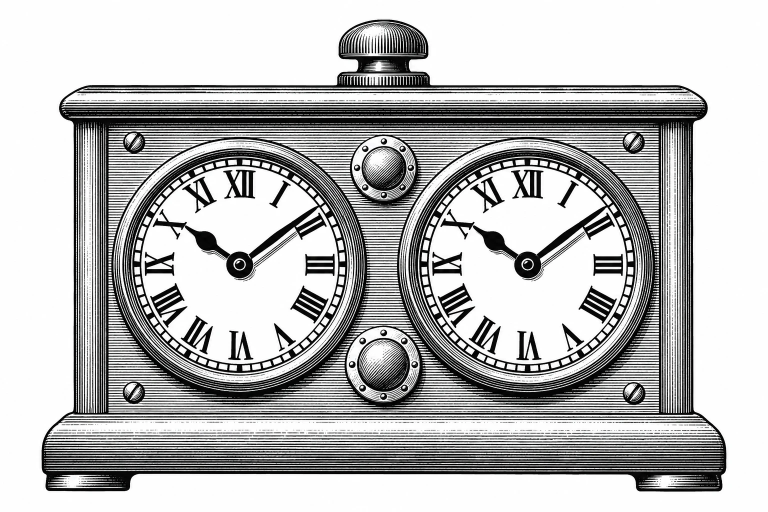
#> input picture assets/atrio/ratio/relogio-gravura-fonte.webp, 1536 x 1024 px, given in place of relogio-corpo.webp, which was not available (shown at 1/2 size)
$ python buril.py . relogio-gravura-fonte.webp
#> lines starting #> are read from the running program, lines starting #| are printed output that depends on the picture; after the words box and inside, x2 and y2 are one past the last pixel; in counts of white or black regions, pixels touching at a corner belong together
"""Relógio do RATIO: mesma gravura, buril mais pesado.

Não redesenha o relógio: engrossa as linhas que já existem (dilatação da
tinta), com mais peso onde a luz não chega (base, lado direito, metade de
baixo dos aros). Passo e fase das linhas ficam intactos, sem moiré.

Uso: python3 buril.py <dir_fonte> <dir_saida>

A fonte são as versões leves de relogio-corpo.webp e relogio-botao.webp,
anteriores a 28/11/2026 (no git, commit c3a0abf). Não rodar sobre a saída:
o buril engrossaria duas vezes.
"""
import sys
import numpy as np
from PIL import Image
from scipy import ndimage as ndi

SRC, OUT = sys.argv[1], sys.argv[2]
INK = np.array([44, 44, 44], float)
PAPER = np.array([252, 252, 252], float)


def disk(r):
    y, x = np.mgrid[-r:r + 1, -r:r + 1]
    return (x * x + y * y) <= r * r + .5


def burin(ink, mass):
    """ink: 0..1 (1 = tinta). mass: 0..1, quanto engrossar.
    0 -> traço original; .5 -> +1 px; 1 -> +2 px de cada lado."""
    d1 = ndi.grey_dilation(ink, footprint=disk(1))
    d2 = ndi.grey_dilation(ink, footprint=disk(2))
    m = np.clip(mass, 0, 1)
    a = np.clip(m * 2, 0, 1)
    b = np.clip(m * 2 - 1, 0, 1)
    out = ink + (d1 - ink) * a
    out = out + (d2 - out) * b
    return out


def to_rgba(ink, alpha):
    rgb = PAPER[None, None] * (1 - ink[..., None]) + INK[None, None] * ink[..., None]
    return Image.fromarray(np.dstack([rgb, alpha * 255]).round().astype(np.uint8), "RGBA")


def load(path):
#> called with path = './relogio-corpo.webp'
    a = np.array(Image.open(path).convert("RGBA")).astype(float)
    alpha = a[..., 3] / 255
#> alpha: shape (1024, 1536) float64; every value is 1
    lum = a[..., :3].mean(-1) / 255
    ink = np.clip((1 - lum) * 1.06, 0, 1) * (alpha > 0)
    return ink, alpha


# ---------- corpo ----------
ink, alpha = load(f"{SRC}/relogio-corpo.webp")
H, W = ink.shape
#> H = 1024; W = 1536
y, x = np.mgrid[0:H, 0:W].astype(float)

# luz do alto à esquerda: mais tinta embaixo e à direita
mass = .34 + .30 * (y - 127) / (H - 127) + .12 * (x / W)

for cx in (399.0, 975.0):
    r = np.hypot(x - cx, y - 514.0)
    ang = np.arctan2(y - 514.0, x - cx)          # 0 à direita, +pi/2 embaixo
    lado = .5 + .5 * np.sin(ang + np.pi / 4)     # 1 no canto inferior direito
    # mostrador e trilho de minutos: intactos (o texto do visor fica limpo)
    mass[r < 214] = 0
    # aro: volume pela luz
    aro = (r >= 214) & (r < 262)
    mass[aro] = (.18 + .62 * lado)[aro]
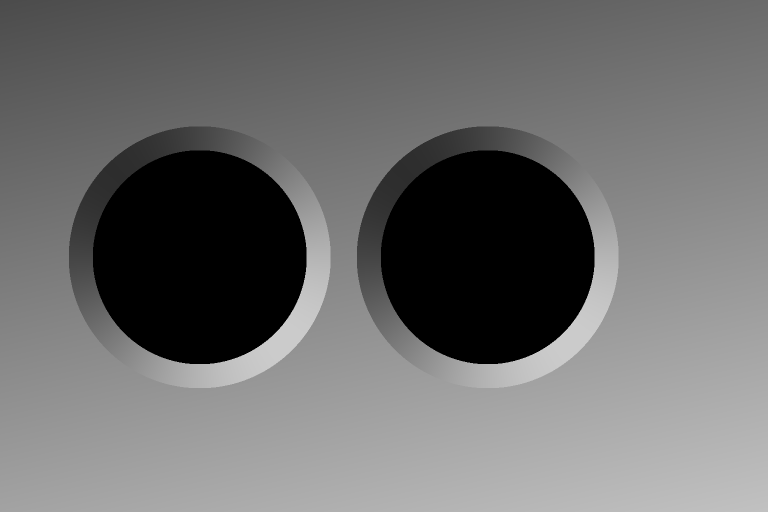
#> mass: shape (1024, 1536) float64 (shown at 1/2 size); min 0, max 0.8, mean 0.43

# botões de rebite ao centro e parafusos: preservam o desenho fino
for cx, cy, rr in ((688, 320, 70), (688, 708, 74)):
    r = np.hypot(x - cx, y - cy)
    mass[r < rr] *= .45
for cx, cy in ((188, 268), (1188, 268), (188, 770), (1188, 770)):
    mass[np.hypot(x - cx, y - cy) < 26] = .1

mass = ndi.gaussian_filter(mass, 3)
heavy = burin(ink, mass)

# massa: um véu de linhas finas sobre a base e as laterais, no passo da
# gravura (5,4 px), para o corpo pesar sem virar chapa
plinto = (y > 800) & (alpha > .5)
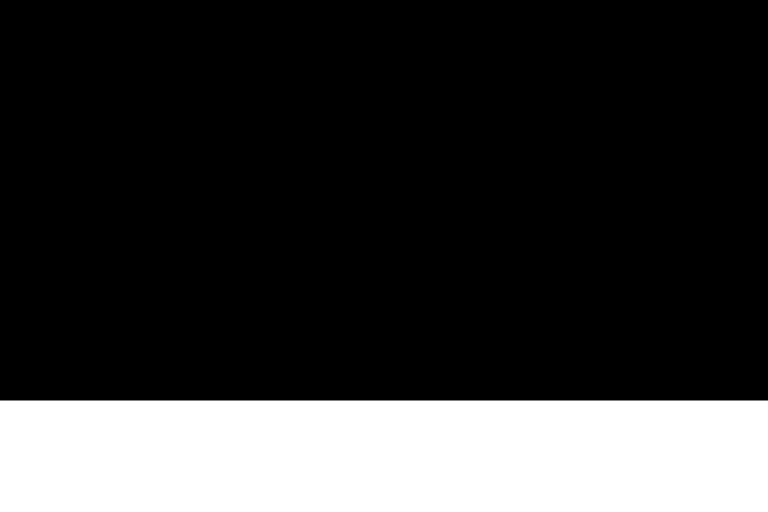
#> plinto: shape (1024, 1536) bool (shown at 1/2 size); 21.8% white; 1 white region, box (x1, y1, x2, y2) and area: (0, 801, 1536, 1024) 342528
veu = np.zeros_like(ink)
fase = (y % 5.4) / 5.4
veu[plinto] = (np.abs(fase - .5) < .16)[plinto] * .55 * np.clip((y[plinto] - 800) / 170, 0, 1)
heavy = np.maximum(heavy, veu)

to_rgba(np.clip(heavy, 0, 1), alpha).save(f"{OUT}/relogio-corpo.webp", "WEBP", quality=88, method=6)

# ---------- botão ----------
ink, alpha = load(f"{SRC}/relogio-botao.webp")
h, w = ink.shape
#> h = 1024; w = 1536
y, x = np.mgrid[0:h, 0:w].astype(float)
mass = .30 + .35 * (x / w) + .2 * (y / h)
heavy = burin(ink, ndi.gaussian_filter(mass, 2))
#> in burin (call 2), `m = np.clip(mass, 0, 1)`:
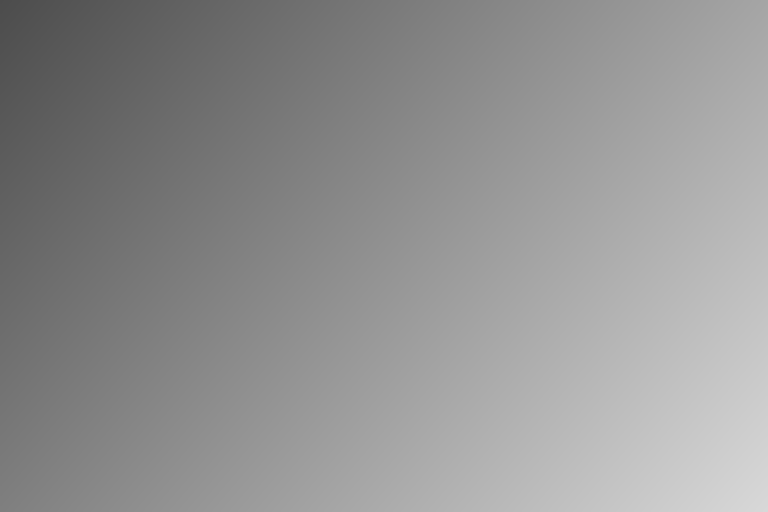
#> m: shape (1024, 1536) float64 (shown at 1/2 size); min 0.3, max 0.849, mean 0.575
#> in burin (call 2), `a = np.clip(m * 2, 0, 1)`:
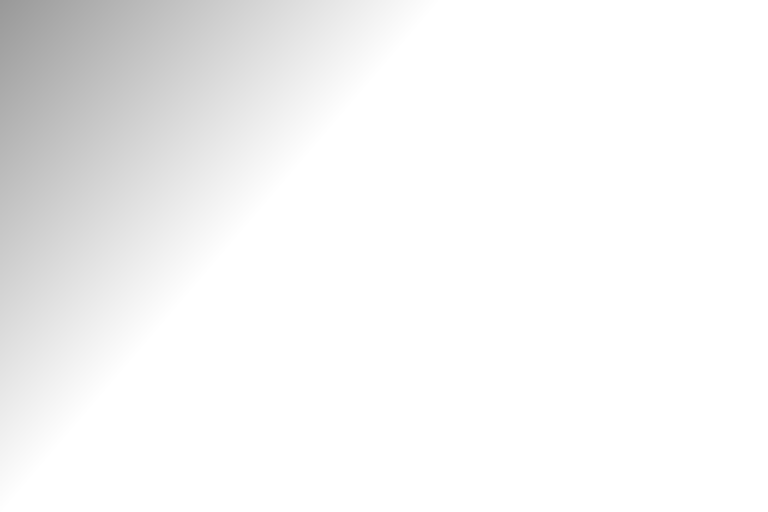
#> a: shape (1024, 1536) float64 (shown at 1/2 size); min 0.601, max 1, mean 0.962
#> in burin (call 2), `b = np.clip(m * 2 - 1, 0, 1)`:
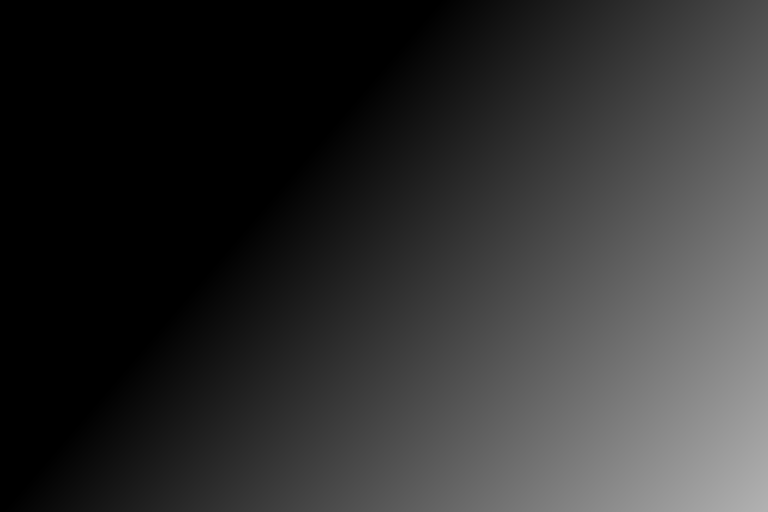
#> b: shape (1024, 1536) float64 (shown at 1/2 size); min 0, max 0.698, mean 0.188
#> in burin (call 2), `out = out + (d2 - out) * b`:
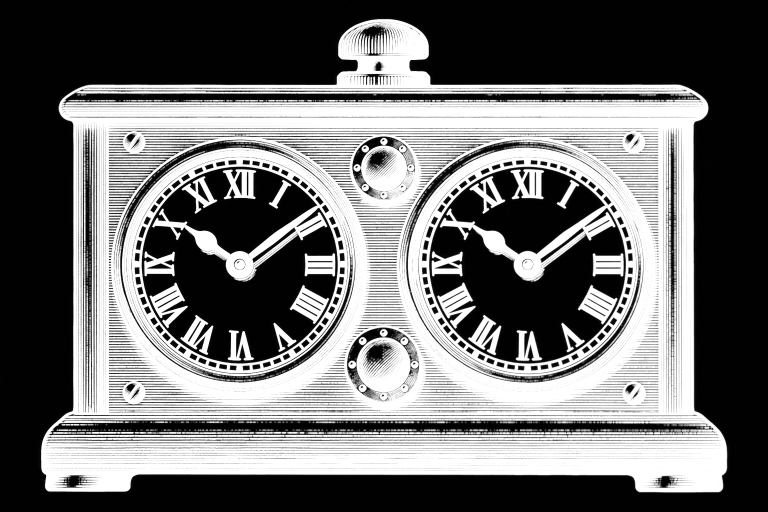
#> out: shape (1024, 1536) float64 (shown at 1/2 size); min 0, max 1, mean 0.43
to_rgba(np.clip(heavy, 0, 1), alpha).save(f"{OUT}/relogio-botao.webp", "WEBP", quality=90, method=6)
#> in to_rgba (call 2), `rgb = PAPER[None, None] * (1 - ink[..., None]) + INK[None, None] * ink..`:
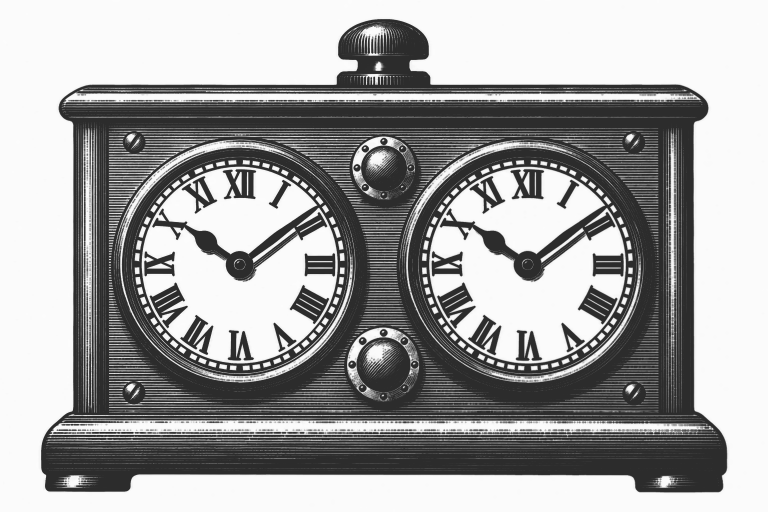
#> rgb: shape (1024, 1536, 3) float64 (shown at 1/2 size); min 44, max 252, mean 162.5
print("ok", W, H, w, h)
#| ok 1536 1024 1536 1024
